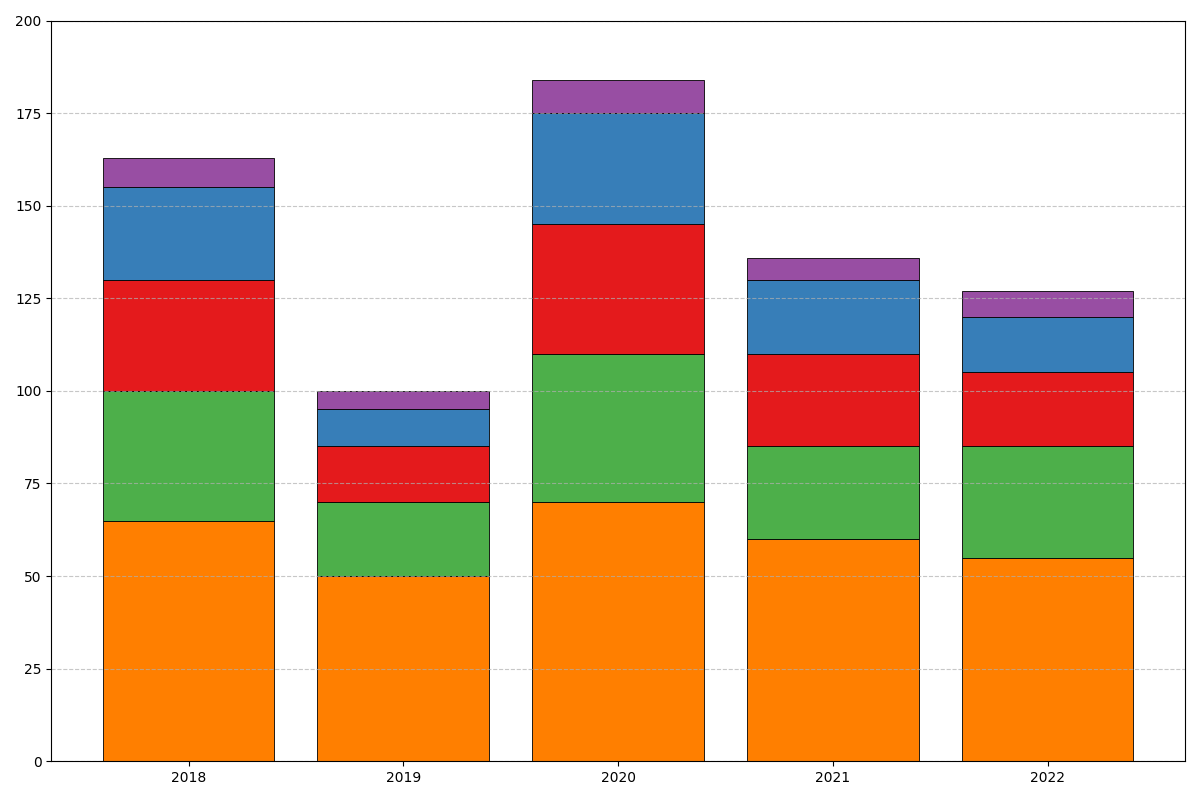

This figure's Python source:
import matplotlib.pyplot as plt
import numpy as np

years = np.array([2018, 2019, 2020, 2021, 2022])
categories = ['Salaries', 'Marketing', 'Research & Development', 'Operational Costs', 'Miscellaneous']

# Manually shuffled data preserving structure
salaries = np.array([65, 50, 70, 60, 55])
marketing = np.array([35, 20, 40, 25, 30])
research = np.array([30, 15, 35, 25, 20])
operational = np.array([25, 10, 30, 20, 15])
miscellaneous = np.array([8, 5, 9, 6, 7])

data = np.vstack([salaries, marketing, research, operational, miscellaneous])

total_per_year = data.sum(axis=0)
sorted_indices = np.argsort(total_per_year)

sorted_years = years[sorted_indices]
sorted_data = data[:, sorted_indices]

fig, ax = plt.subplots(figsize=(12, 8))

bottom = np.zeros(len(sorted_years))
colors = ['#ff7f00', '#4daf4a', '#e41a1c', '#377eb8', '#984ea3']

for i, (datum, color) in enumerate(zip(sorted_data, colors)):
    ax.bar(sorted_years, datum, bottom=bottom, color=color, edgecolor='k', linewidth=0.6)
    bottom += datum

ax.grid(axis='y', linestyle='--', alpha=0.7)
ax.set_ylim(0, 200)

plt.tight_layout()
plt.show()
